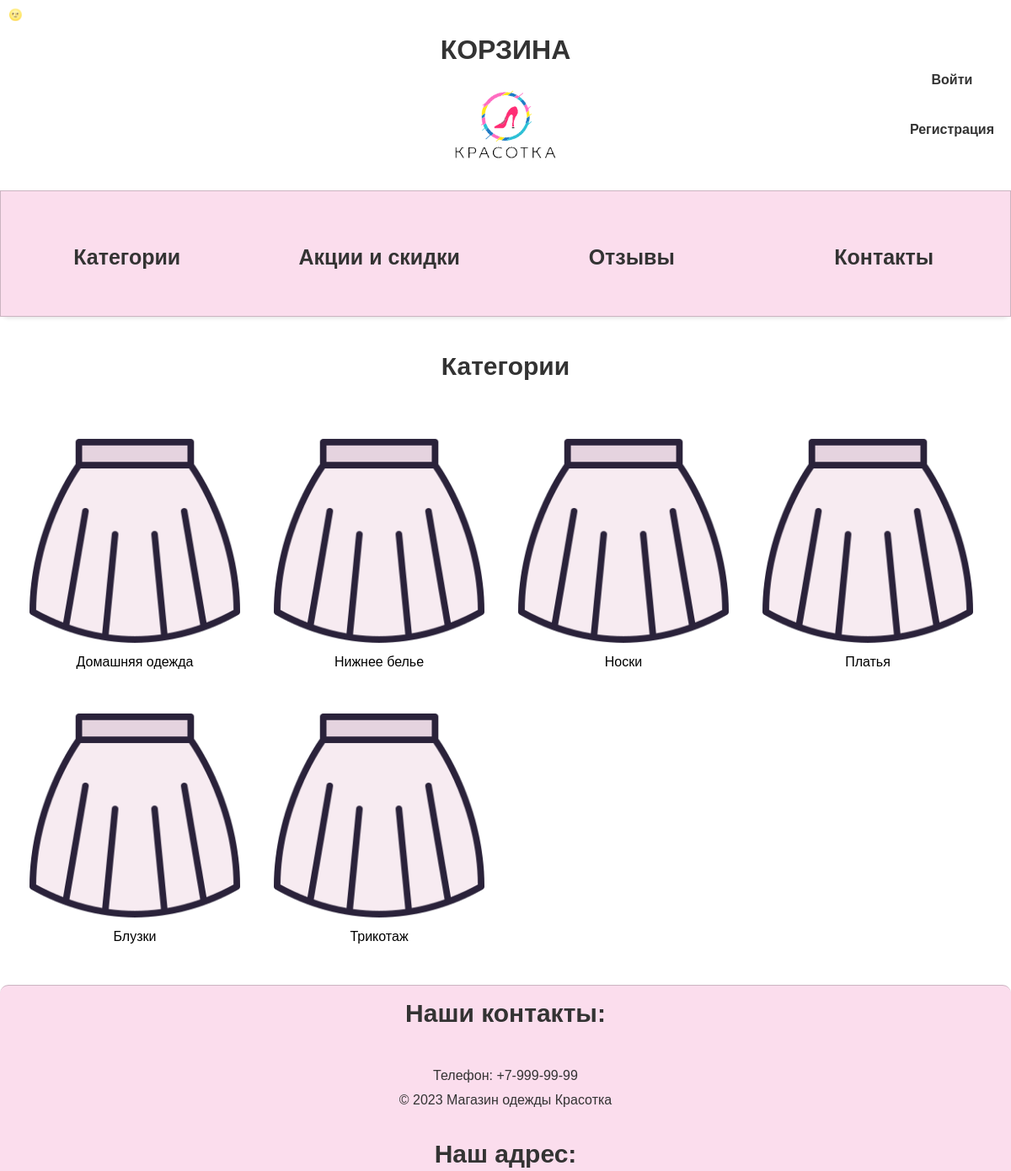
The page /category/ (upper part) on the database as committed earlier.
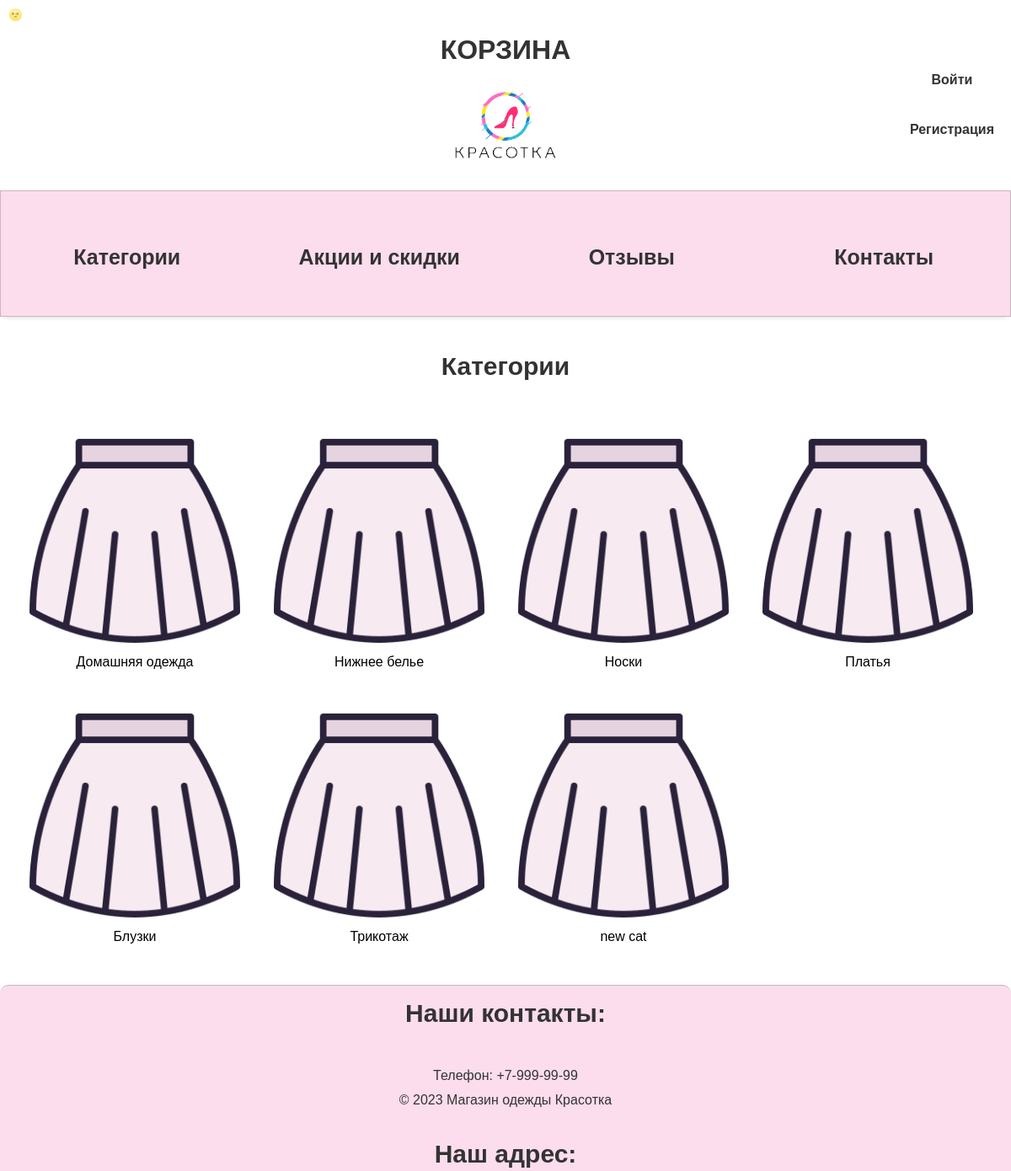
The same page on the database as committed later.
### mainApp/models.py (models this page shows, shortened)
class Category(models.Model):
    name = models.CharField(max_length=100, verbose_name='Название категории')
    slug_name = models.CharField(max_length=100, default='slug_name', verbose_name='Слаг')
    class Meta:
        verbose_name = 'Категории'
        verbose_name_plural = 'Категории'

### mainApp/views.py (the view)
# urls.py: path('category/', Categorys.as_view(), name='category'),
class Categorys(ListView):
    model = Category
    template_name = 'category.html'
    context_object_name = 'categories'

### mainApp/templates/category.html
{% extends "base.html" %}
{% load static %}
{% block content %}
<h2 style="text-align:center; color: #333;">Категории</h2>
		<section class="item-section">
			<ul class="item_list">
				{% for cat in categories %}
					<li class="item_list_item"><a href="http://127.0.0.1:8000/category/{{cat.slug_name}}/"><img src="{% static 'mainApp/img/юбка.png' %}" alt><br></a><p>{{cat.name}}</p></li>
				{% endfor %}
			</ul>
		</section>
{% endblock %}

Rows that differ between the two databases and show on the page:
added Category: name "new cat"
